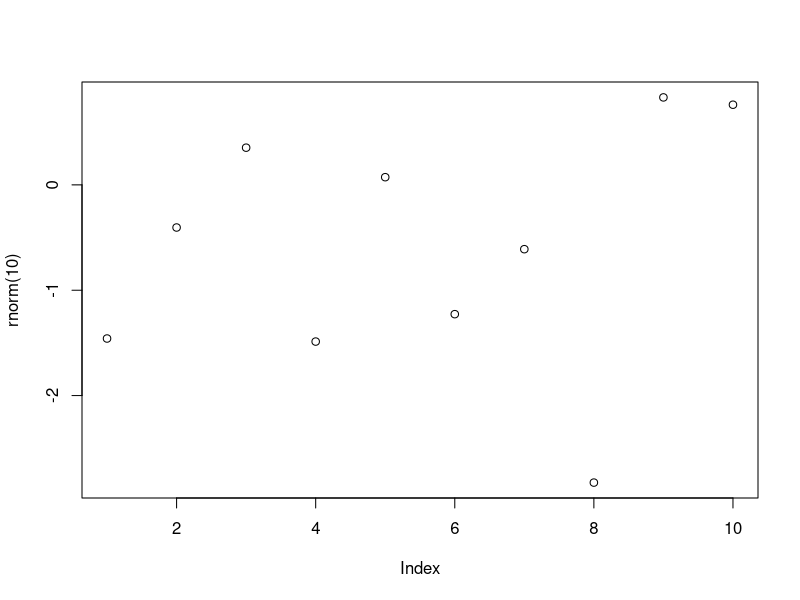

This chart was generated by the following R code: (Note: this script raises an error after producing the figure.)
# Funções

# Obs: Caso tenha problemas com a acentuação, consulte este link:
# https://support.rstudio.com/hc/en-us/articles/200532197-Character-Encoding

# Configurando o diretório de trabalho
# Coloque entre aspas o diretório de trabalho que você está usando no seu computador
# Não use diretórios com espaço no nome!!!
# Define diretório
setwd('c:/FCD/BigDataRAzure/Cap03')
getwd()

# Help
?sample
args(sample) #args me mostra os argumentos a serem passados na função sample
args(mean)
args(sd)

# Funções Built-in
abs(-43) #valor absoluto - positivo
sum(c(1:5))
mean(c(1:5))
round(c(1.1:5.8))
rev(c(1:5)) #reverso
seq(1:5)
sort(rev(c(1:5))) #ordenar
append(c(1:5),6)

vec1 <- c(1.5, 2.5, 8.4, 3.7, 6.3)
vec2 <- rev(vec1)
vec2

# Funções dentro de funções
plot(rnorm(10))
mean(c(abs(vec1), abs(vec2)))

# Criando funções
myFunc <- function(x) {x + x}
myFunc(10)
class(myFunc)

myFunc2 <- function(a, b){
  valor = a ^ b #potencia
  print(valor)
}

myFunc2(3,2)

jogando_dados <- function(){
  # Um dado tem 6 lados, eu quero pegar 1 amostra - como se eu estivesse jogando o dado
  # O tamanho da minha amostra será 1 face
  num <- sample(1:6, size = 1) #Local - só existe dentro da func
  num
}

jogando_dados()

# Escopo
print(num) #Escopo Global, vai dar erro porque não existe no escopo global
num <- c(1:6)
num #Global

# Funções sem número definido de argumentos
vec1 <- (10:13)
vec2 <- c('a', 'b', 'c', 'd')
vec3 <- c(6.5, 9.2, 11.9, 5.1)

myFunc3 <- function(...){
  df = data.frame(cbind(...)) #Combine R Objects by Rows or Columns
  print(df)
}

myFunc3(vec1)
myFunc3(vec2, vec3)
myFunc3(vec1, vec2, vec3)

# Funções Built-in - Não tente recriar a roda
# Comparação de eficiência entre função vetorizada e função 'vetorizada no R'

x <- 1:1000000

# Função que calcula a raiz quadrada de cada elem. de um vetor de números
meu_sqrt <- function(numeros){
  resp <- numeric(length(numeros))
  for(i in seq_along(numeros)){
    resp[i] <- sqrt(numeros[i])
  }
  return(resp)
}

system.time(x2a <- meu_sqrt(x)) #x2a nome objeto
system.time(x2b <- sqrt(x)) #

# Sua máquina pode apresentar resultado diferente por conta da precisão de cálculo
identical(x2a, x2b) #func que mostra se os valores são identicos